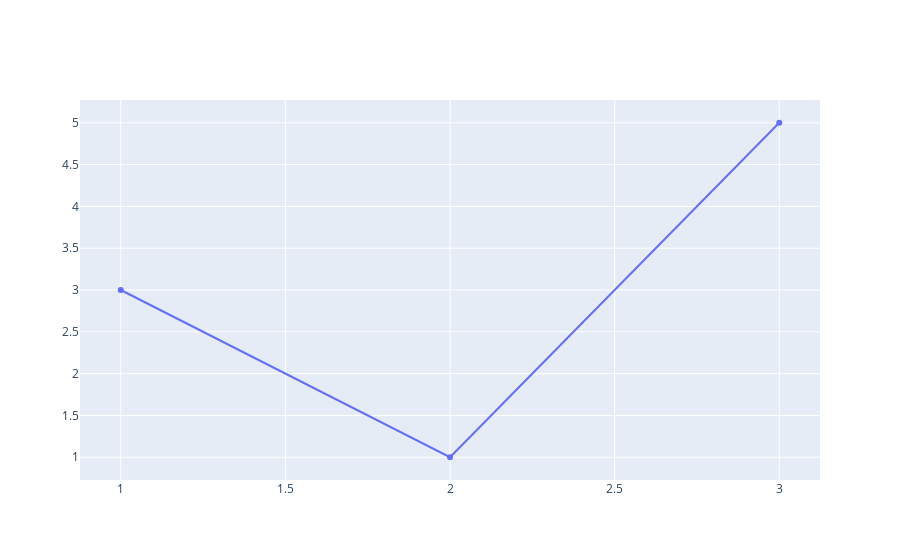

The code cell stored with this chart in its notebook:
### Code cell
# we use the offline.iplot function instead of the offline.plot
offline.iplot([{'x' : [1,2,3],
              'y' : [3,1,5]}])

### Figure 1 — Plotly figure (JSON) as saved in the notebook; plotly's stock layout.template omitted (floating-point values rounded to 4 significant figures)
{"data": [{"type": "scatter", "x": [1, 2, 3], "y": [3, 1, 5]}], "layout": {}}
